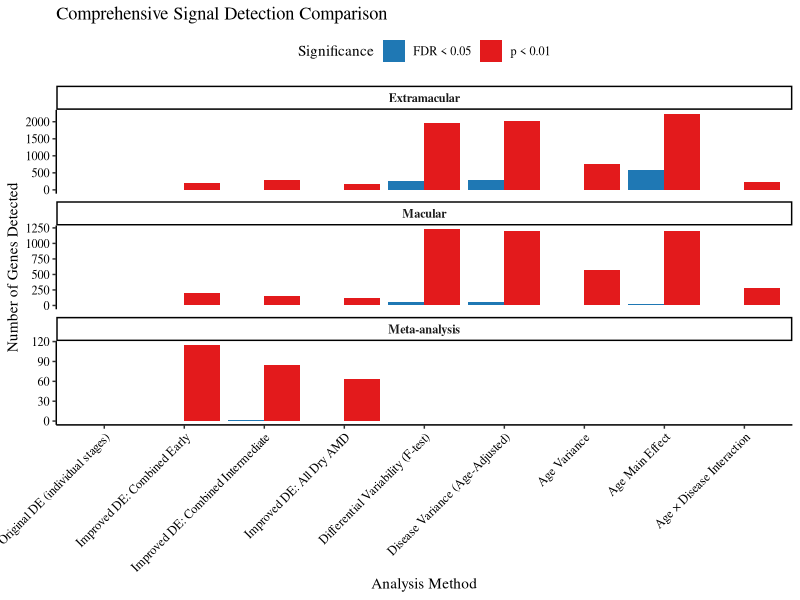

Recreate this plot in R.
library(ggplot2)
library(dplyr)
library(tidyr)

comparison_data <- read.csv("results/cohort-GSE29801/dry_amd_de/comprehensive_comparison.csv")

comparison_long <- comparison_data %>%
  pivot_longer(cols = c(Features_FDR05, Features_P001),
               names_to = "Threshold",
               values_to = "Count") %>%
  filter(!is.na(Count))

comparison_long$Threshold <- ifelse(comparison_long$Threshold == "Features_FDR05",
                                   "FDR < 0.05", "p < 0.01")

method_order <- c(
  "Original DE (individual stages)",
  "Improved DE: Combined Early",
  "Improved DE: Combined Intermediate", 
  "Improved DE: All Dry AMD",
  "Differential Variability (F-test)",
  "Disease Variance (Age-Adjusted)",
  "Age Variance",
  "Age Main Effect",
  "Age × Disease Interaction"
)

comparison_long$Method <- factor(comparison_long$Method, levels = method_order)

p <- ggplot(comparison_long, aes(x = Method, y = Count, fill = Threshold)) +
  geom_bar(stat = "identity", position = "dodge") +
  facet_wrap(~Tissue, scales = "free_y", ncol = 1) +
  labs(
    title = "Comprehensive Signal Detection Comparison",
    x = "Analysis Method",
    y = "Number of Genes Detected",
    fill = "Significance"
  ) +
  theme_classic(base_family = "serif") +
  theme(
    axis.text.x = element_text(angle = 45, hjust = 1, size = 9, color = "black"),
    axis.text.y = element_text(color = "black"),
    strip.text = element_text(face = "bold"),
    legend.position = "top"
  ) +
  scale_fill_manual(values = c("FDR < 0.05" = "#1f78b4", "p < 0.01" = "#e31a1c"))

ggsave("results/cohort-GSE29801/dry_amd_de/comprehensive_comparison_plot.tiff", 
       p, width = 12, height = 10, compression = "lzw", dpi = 300)

message("✓ Saved: comprehensive_comparison_plot.tiff")
